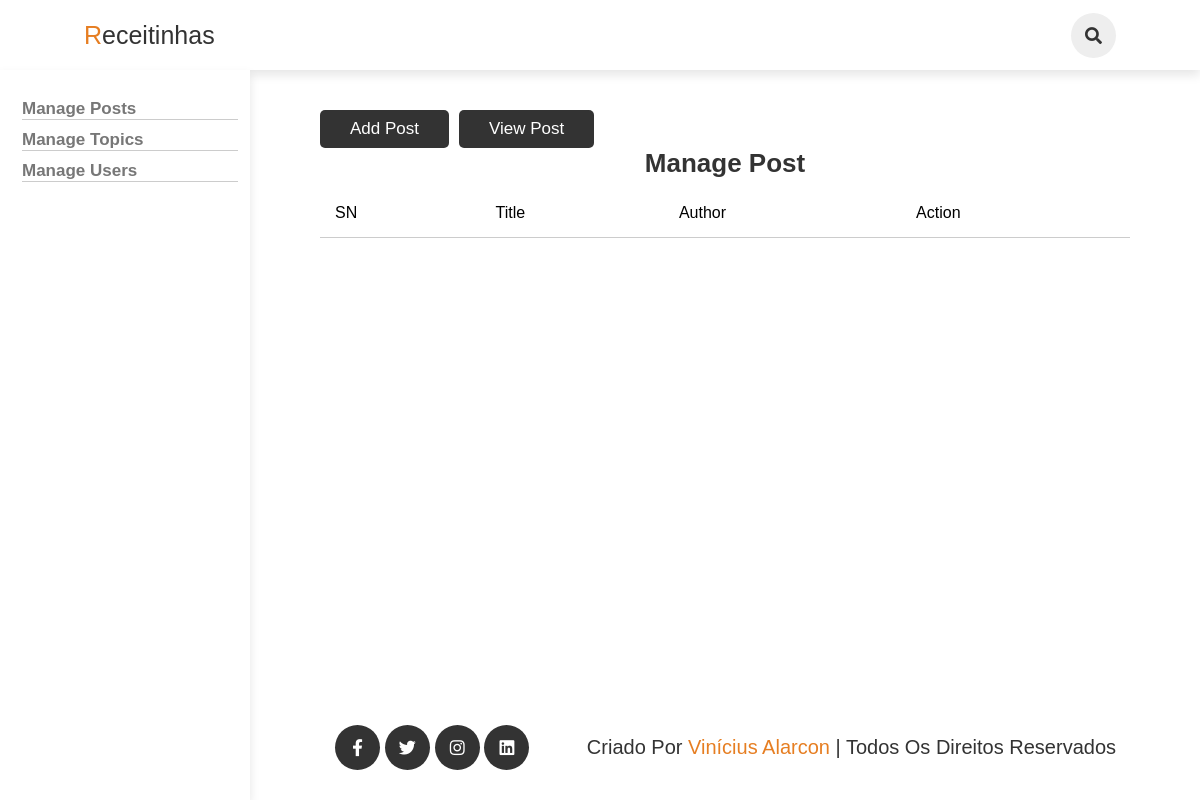
Before: /admin/posts/index.php with the older database file.
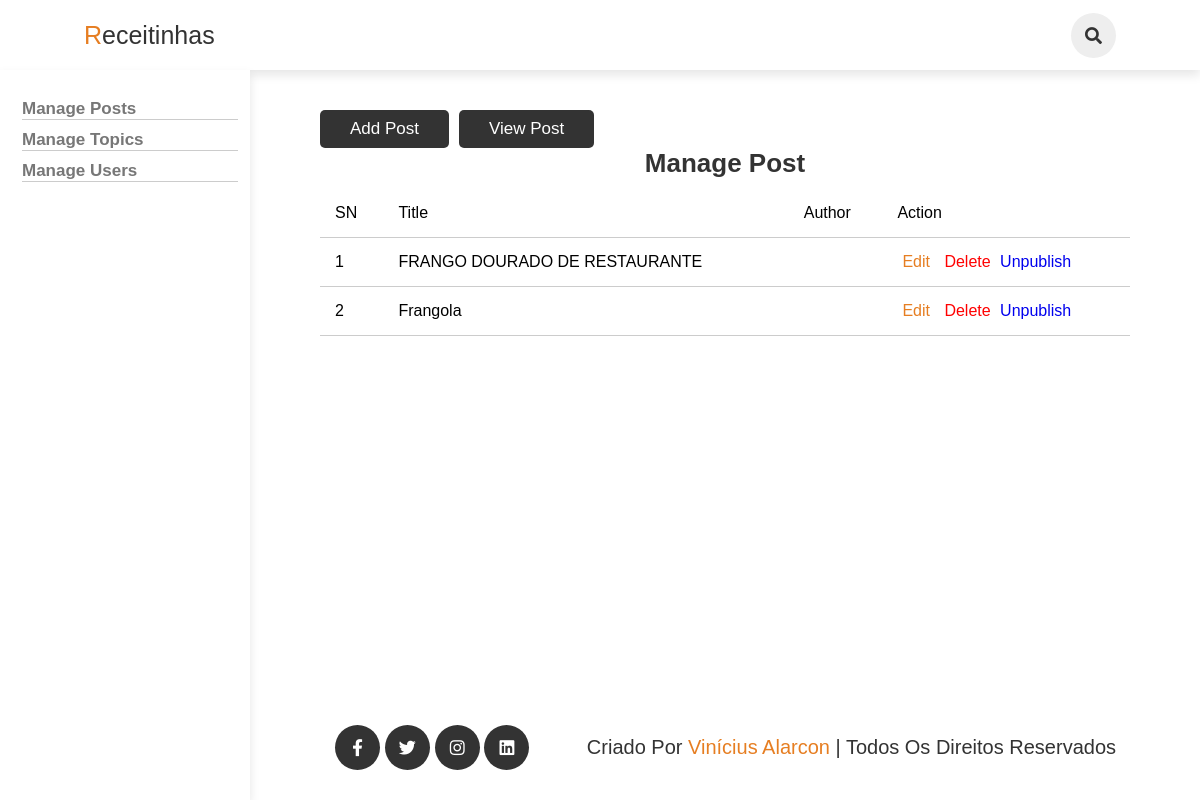
After: the same page with the newer database file.
### tables this page shows
CREATE TABLE `posts` (
  `id` int(11) NOT NULL,
  `user_id` int(11) NOT NULL,
  `topic_id` int(11) DEFAULT NULL,
  `title` varchar(255) NOT NULL,
  `body` text NOT NULL,
  `image` varchar(255) NOT NULL,
  `published` tinyint(4) NOT NULL,
  `created_at` datetime NOT NULL DEFAULT current_timestamp()
);

### app/models/Post.php (called while the page is built, shortened)
<?php
require(ROOT_PATH . "/app/database/connect.php");
function selectAllPosts()
{
    global $pdo;
    $sql = "SELECT * FROM posts";
    $stmt = $pdo->prepare($sql);
    $stmt->execute();
    $result = $stmt->fetchAll(PDO::FETCH_ASSOC);
    return $result;
}

### app/controllers/posts.php (called while the page is built, shortened)
<?php
    require(ROOT_PATH . "/app/models/Post.php");
    $posts = selectAllPosts();

### admin/posts/index.php (the view, shortened to what this page needs)
<?php
    require(ROOT_PATH . "/app/controllers/posts.php");
?>
<!DOCTYPE html>
<html lang="pt-BR">
<head>
    <link rel="stylesheet" href="https://cdnjs.cloudflare.com/ajax/libs/font-awesome/5.15.3/css/all.min.css">
    <link rel="stylesheet" href="../../assets/css/admin.css">
</head>
<body>
<?php include(ROOT_PATH . "/app/includes/header-admin.php"); ?>
<section class="container" id="posts">
    <?php include(ROOT_PATH . "/app/includes/sidebar-admin.php"); ?>
    <div class="content-container">
        <div class="content">
           <div class="buttons">
                <a href="<?= BASE_URL . '/admin/posts/create-post.php'?>" class="btn">Add Post</a>
                <a href="<?= BASE_URL . '/admin/posts/index.php'?>" class="btn">View Post</a>
           </div>
            <div class="main-content">
                <h1 class="title">Manage Post</h1>
                <table>
                    <thead>
                        <th>SN</th>
                        <th>Title</th>
                        <th>Author</th>
                        <th colspan="3">Action</th>
                    </thead>
                    <tbody>
                        <?php foreach ($posts as $key => $post): ?>
                            <tr>
                                <td><?= $key + 1?></td>
                                <td><?= $post["title"]?></td>
                                <td><?= $post["user_id"]["username"]?></td>
                                <td>
                                    <a href="<?= BASE_URL . '/admin/posts/edit-post.php?id='. $post["id"]?>" class="edit">Edit</a>
                                    <a href="<?= BASE_URL . '/admin/posts/index.php?del_id='. $post["id"]?>" class="delete">Delete</a>
                                    <?php if($post["published"]): ?>
                                        <a href="<?= BASE_URL . '/admin/posts/edit-post.php?published=0&p_id=' . $post["id"]?>" class="unpublish">Unpublish</a>
                                    <?php else: ?>
                                        <a href="<?= BASE_URL . '/admin/posts/edit-post.php?published=1&p_id=' . $post["id"]?>" class="publish">Publish</a>
                                    <?php endif; ?>
                                </td>
                            </tr>
                        <?php endforeach; ?>
                    </tbody>
                </table>
            </div>
        </div>
    </div>
</section>
<?php include(ROOT_PATH . "/app/includes/footer.php"); ?>
</body>
</html>

Changed rows visible on the page:
added posts: title "FRANGO DOURADO DE RESTAURANTE"
added posts: title "Frangola"
